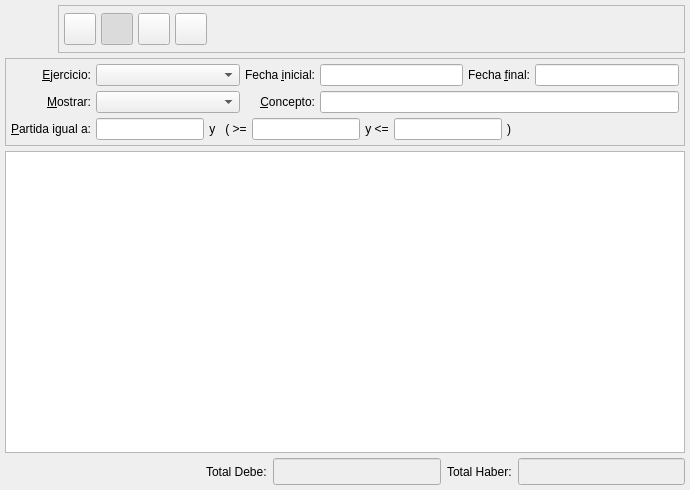
<ui version="4.0" >
 <class>BcAsientoListBase</class>
 <widget class="QWidget" name="BcAsientoListBase" >
  <property name="geometry" >
   <rect>
    <x>0</x>
    <y>0</y>
    <width>690</width>
    <height>490</height>
   </rect>
  </property>
  <property name="windowTitle" >
   <string>Listado de asientos</string>
  </property>
  <property name="windowIcon" >
   <iconset resource="../../bulmages.qrc" >
    <normaloff>:/Images/book-list.png</normaloff>:/Images/book-list.png</iconset>
  </property>
  <layout class="QGridLayout" >
   <property name="margin" >
    <number>5</number>
   </property>
   <property name="spacing" >
    <number>5</number>
   </property>
   <item row="1" column="0" >
    <widget class="QFrame" name="frame" >
     <property name="frameShape" >
      <enum>QFrame::StyledPanel</enum>
     </property>
     <property name="frameShadow" >
      <enum>QFrame::Raised</enum>
     </property>
     <layout class="QGridLayout" >
      <property name="margin" >
       <number>5</number>
      </property>
      <property name="spacing" >
       <number>5</number>
      </property>
      <item row="1" column="0" >
       <widget class="QLabel" name="textLabel1_2" >
        <property name="text" >
         <string>&amp;Mostrar:</string>
        </property>
        <property name="alignment" >
         <set>Qt::AlignRight|Qt::AlignTrailing|Qt::AlignVCenter</set>
        </property>
        <property name="buddy" >
         <cstring>mui_mostrar</cstring>
        </property>
       </widget>
      </item>
      <item row="1" column="1" >
       <widget class="QComboBox" name="mui_mostrar" >
        <property name="sizePolicy" >
         <sizepolicy vsizetype="Fixed" hsizetype="Expanding" >
          <horstretch>0</horstretch>
          <verstretch>0</verstretch>
         </sizepolicy>
        </property>
        <property name="minimumSize" >
         <size>
          <width>100</width>
          <height>0</height>
         </size>
        </property>
        <property name="focusPolicy" >
         <enum>Qt::StrongFocus</enum>
        </property>
       </widget>
      </item>
      <item row="0" column="0" >
       <widget class="QLabel" name="textLabel1" >
        <property name="text" >
         <string>&amp;Ejercicio:</string>
        </property>
        <property name="alignment" >
         <set>Qt::AlignRight|Qt::AlignTrailing|Qt::AlignVCenter</set>
        </property>
        <property name="buddy" >
         <cstring>mui_mostrar</cstring>
        </property>
       </widget>
      </item>
      <item row="0" column="1" >
       <widget class="QComboBox" name="mui_ejercicio" >
        <property name="sizePolicy" >
         <sizepolicy vsizetype="Fixed" hsizetype="Expanding" >
          <horstretch>0</horstretch>
          <verstretch>0</verstretch>
         </sizepolicy>
        </property>
        <property name="minimumSize" >
         <size>
          <width>100</width>
          <height>0</height>
         </size>
        </property>
        <property name="focusPolicy" >
         <enum>Qt::StrongFocus</enum>
        </property>
       </widget>
      </item>
      <item row="1" column="2" >
       <widget class="QLabel" name="TextLabel2" >
        <property name="text" >
         <string>&amp;Concepto:</string>
        </property>
        <property name="alignment" >
         <set>Qt::AlignRight|Qt::AlignTrailing|Qt::AlignVCenter</set>
        </property>
        <property name="buddy" >
         <cstring>mui_nombreasiento</cstring>
        </property>
       </widget>
      </item>
      <item row="0" column="2" >
       <widget class="QLabel" name="label_4" >
        <property name="text" >
         <string>Fecha &amp;inicial:</string>
        </property>
        <property name="alignment" >
         <set>Qt::AlignRight|Qt::AlignTrailing|Qt::AlignVCenter</set>
        </property>
        <property name="buddy" >
         <cstring>mui_fechaInicial</cstring>
        </property>
       </widget>
      </item>
      <item row="1" column="3" colspan="3" >
       <widget class="QLineEdit" name="mui_nombreasiento" />
      </item>
      <item row="0" column="4" >
       <widget class="QLabel" name="label_5" >
        <property name="sizePolicy" >
         <sizepolicy vsizetype="Preferred" hsizetype="Preferred" >
          <horstretch>0</horstretch>
          <verstretch>0</verstretch>
         </sizepolicy>
        </property>
        <property name="text" >
         <string>Fecha &amp;final:</string>
        </property>
        <property name="alignment" >
         <set>Qt::AlignRight|Qt::AlignTrailing|Qt::AlignVCenter</set>
        </property>
        <property name="buddy" >
         <cstring>mui_fechaFinal</cstring>
        </property>
       </widget>
      </item>
      <item row="2" column="0" >
       <widget class="QLabel" name="TextLabel2_2" >
        <property name="text" >
         <string>&amp;Partida igual a:</string>
        </property>
        <property name="alignment" >
         <set>Qt::AlignRight|Qt::AlignTrailing|Qt::AlignVCenter</set>
        </property>
        <property name="buddy" >
         <cstring>mui_saldoasiento</cstring>
        </property>
       </widget>
      </item>
      <item row="0" column="3" >
       <widget class="BlDateSearch" name="mui_fechaInicial" >
        <property name="minimumSize" >
         <size>
          <width>100</width>
          <height>0</height>
         </size>
        </property>
       </widget>
      </item>
      <item row="0" column="5" >
       <widget class="BlDateSearch" name="mui_fechaFinal" >
        <property name="minimumSize" >
         <size>
          <width>100</width>
          <height>0</height>
         </size>
        </property>
       </widget>
      </item>
      <item row="2" column="1" colspan="5" >
       <layout class="QHBoxLayout" >
        <property name="spacing" >
         <number>5</number>
        </property>
        <property name="margin" >
         <number>0</number>
        </property>
        <item>
         <widget class="QLineEdit" name="mui_saldoasiento" >
          <property name="sizePolicy" >
           <sizepolicy vsizetype="Fixed" hsizetype="Preferred" >
            <horstretch>0</horstretch>
            <verstretch>0</verstretch>
           </sizepolicy>
          </property>
          <property name="alignment" >
           <set>Qt::AlignRight</set>
          </property>
         </widget>
        </item>
        <item>
         <widget class="QLabel" name="TextLabel2_2_3" >
          <property name="sizePolicy" >
           <sizepolicy vsizetype="Preferred" hsizetype="Preferred" >
            <horstretch>0</horstretch>
            <verstretch>0</verstretch>
           </sizepolicy>
          </property>
          <property name="text" >
           <string>y   ( >=</string>
          </property>
          <property name="alignment" >
           <set>Qt::AlignCenter</set>
          </property>
          <property name="buddy" >
           <cstring>mui_mayoroigual</cstring>
          </property>
         </widget>
        </item>
        <item>
         <widget class="QLineEdit" name="mui_mayoroigual" >
          <property name="sizePolicy" >
           <sizepolicy vsizetype="Fixed" hsizetype="Preferred" >
            <horstretch>0</horstretch>
            <verstretch>0</verstretch>
           </sizepolicy>
          </property>
          <property name="alignment" >
           <set>Qt::AlignRight</set>
          </property>
         </widget>
        </item>
        <item>
         <widget class="QLabel" name="TextLabel2_2_2" >
          <property name="text" >
           <string>y &lt;=</string>
          </property>
          <property name="alignment" >
           <set>Qt::AlignCenter</set>
          </property>
          <property name="buddy" >
           <cstring>mui_menoroigual</cstring>
          </property>
         </widget>
        </item>
        <item>
         <widget class="QLineEdit" name="mui_menoroigual" >
          <property name="sizePolicy" >
           <sizepolicy vsizetype="Fixed" hsizetype="Preferred" >
            <horstretch>0</horstretch>
            <verstretch>0</verstretch>
           </sizepolicy>
          </property>
          <property name="alignment" >
           <set>Qt::AlignRight</set>
          </property>
         </widget>
        </item>
        <item>
         <widget class="QLabel" name="TextLabel2_2_4" >
          <property name="text" >
           <string>)</string>
          </property>
          <property name="alignment" >
           <set>Qt::AlignLeading|Qt::AlignLeft|Qt::AlignVCenter</set>
          </property>
         </widget>
        </item>
        <item>
         <spacer>
          <property name="orientation" >
           <enum>Qt::Horizontal</enum>
          </property>
          <property name="sizeHint" stdset="0" >
           <size>
            <width>40</width>
            <height>20</height>
           </size>
          </property>
         </spacer>
        </item>
       </layout>
      </item>
     </layout>
    </widget>
   </item>
   <item row="3" column="0" >
    <layout class="QHBoxLayout" >
     <property name="spacing" >
      <number>6</number>
     </property>
     <property name="margin" >
      <number>0</number>
     </property>
     <item>
      <spacer>
       <property name="orientation" >
        <enum>Qt::Horizontal</enum>
       </property>
       <property name="sizeHint" stdset="0" >
        <size>
         <width>201</width>
         <height>20</height>
        </size>
       </property>
      </spacer>
     </item>
     <item>
      <widget class="QLabel" name="label_2" >
       <property name="text" >
        <string>Total Debe:</string>
       </property>
      </widget>
     </item>
     <item>
      <widget class="QLineEdit" name="mui_totalDebe" >
       <property name="palette" >
        <palette>
         <active>
          <colorrole role="Base" >
           <brush brushstyle="SolidPattern" >
            <color alpha="255" >
             <red>238</red>
             <green>238</green>
             <blue>238</blue>
            </color>
           </brush>
          </colorrole>
         </active>
         <inactive>
          <colorrole role="Base" >
           <brush brushstyle="SolidPattern" >
            <color alpha="255" >
             <red>238</red>
             <green>238</green>
             <blue>238</blue>
            </color>
           </brush>
          </colorrole>
         </inactive>
         <disabled>
          <colorrole role="Base" >
           <brush brushstyle="SolidPattern" >
            <color alpha="255" >
             <red>255</red>
             <green>255</green>
             <blue>255</blue>
            </color>
           </brush>
          </colorrole>
         </disabled>
        </palette>
       </property>
       <property name="font" >
        <font>
         <pointsize>12</pointsize>
         <weight>75</weight>
         <bold>true</bold>
        </font>
       </property>
       <property name="alignment" >
        <set>Qt::AlignRight</set>
       </property>
      </widget>
     </item>
     <item>
      <widget class="QLabel" name="label_3" >
       <property name="text" >
        <string>Total Haber:</string>
       </property>
      </widget>
     </item>
     <item>
      <widget class="QLineEdit" name="mui_totalHaber" >
       <property name="palette" >
        <palette>
         <active>
          <colorrole role="Base" >
           <brush brushstyle="SolidPattern" >
            <color alpha="255" >
             <red>238</red>
             <green>238</green>
             <blue>238</blue>
            </color>
           </brush>
          </colorrole>
         </active>
         <inactive>
          <colorrole role="Base" >
           <brush brushstyle="SolidPattern" >
            <color alpha="255" >
             <red>238</red>
             <green>238</green>
             <blue>238</blue>
            </color>
           </brush>
          </colorrole>
         </inactive>
         <disabled>
          <colorrole role="Base" >
           <brush brushstyle="SolidPattern" >
            <color alpha="255" >
             <red>255</red>
             <green>255</green>
             <blue>255</blue>
            </color>
           </brush>
          </colorrole>
         </disabled>
        </palette>
       </property>
       <property name="font" >
        <font>
         <pointsize>12</pointsize>
         <weight>75</weight>
         <bold>true</bold>
        </font>
       </property>
       <property name="alignment" >
        <set>Qt::AlignRight</set>
       </property>
      </widget>
     </item>
    </layout>
   </item>
   <item row="0" column="0" >
    <layout class="QHBoxLayout" >
     <property name="spacing" >
      <number>5</number>
     </property>
     <property name="margin" >
      <number>0</number>
     </property>
     <item>
      <widget class="QLabel" name="label" >
       <property name="minimumSize" >
        <size>
         <width>48</width>
         <height>48</height>
        </size>
       </property>
       <property name="maximumSize" >
        <size>
         <width>48</width>
         <height>48</height>
        </size>
       </property>
       <property name="pixmap" >
        <pixmap resource="../../bulmages.qrc" >:/Images/book-list.png</pixmap>
       </property>
       <property name="scaledContents" >
        <bool>true</bool>
       </property>
      </widget>
     </item>
     <item>
      <widget class="QFrame" name="m_botonera" >
       <property name="sizePolicy" >
        <sizepolicy vsizetype="Fixed" hsizetype="Expanding" >
         <horstretch>0</horstretch>
         <verstretch>0</verstretch>
        </sizepolicy>
       </property>
       <property name="minimumSize" >
        <size>
         <width>0</width>
         <height>48</height>
        </size>
       </property>
       <property name="maximumSize" >
        <size>
         <width>16777215</width>
         <height>48</height>
        </size>
       </property>
       <property name="frameShape" >
        <enum>QFrame::StyledPanel</enum>
       </property>
       <property name="frameShadow" >
        <enum>QFrame::Raised</enum>
       </property>
       <layout class="QHBoxLayout" >
        <property name="spacing" >
         <number>5</number>
        </property>
        <property name="margin" >
         <number>5</number>
        </property>
        <item>
         <widget class="QToolButton" name="mui_imprimir" >
          <property name="enabled" >
           <bool>true</bool>
          </property>
          <property name="minimumSize" >
           <size>
            <width>32</width>
            <height>32</height>
           </size>
          </property>
          <property name="maximumSize" >
           <size>
            <width>32</width>
            <height>32</height>
           </size>
          </property>
          <property name="toolTip" >
           <string>Imprimir</string>
          </property>
          <property name="whatsThis" >
           <string>Imprimir</string>
          </property>
          <property name="text" >
           <string/>
          </property>
          <property name="icon" >
           <iconset resource="../../bulmages.qrc" >
            <normaloff>:/Images/document-print.png</normaloff>:/Images/document-print.png</iconset>
          </property>
          <property name="iconSize" >
           <size>
            <width>32</width>
            <height>32</height>
           </size>
          </property>
         </widget>
        </item>
        <item>
         <widget class="QToolButton" name="mui_filtrar" >
          <property name="minimumSize" >
           <size>
            <width>32</width>
            <height>32</height>
           </size>
          </property>
          <property name="maximumSize" >
           <size>
            <width>32</width>
            <height>32</height>
           </size>
          </property>
          <property name="toolTip" >
           <string>Filtrar</string>
          </property>
          <property name="whatsThis" >
           <string>Filtrar</string>
          </property>
          <property name="text" >
           <string/>
          </property>
          <property name="icon" >
           <iconset resource="../../bulmages.qrc" >
            <normaloff>:/Images/edit-find.png</normaloff>:/Images/edit-find.png</iconset>
          </property>
          <property name="iconSize" >
           <size>
            <width>32</width>
            <height>32</height>
           </size>
          </property>
          <property name="checkable" >
           <bool>true</bool>
          </property>
          <property name="checked" >
           <bool>true</bool>
          </property>
         </widget>
        </item>
        <item>
         <widget class="QToolButton" name="mui_configurar" >
          <property name="minimumSize" >
           <size>
            <width>32</width>
            <height>32</height>
           </size>
          </property>
          <property name="maximumSize" >
           <size>
            <width>32</width>
            <height>32</height>
           </size>
          </property>
          <property name="toolTip" >
           <string>Configurar</string>
          </property>
          <property name="whatsThis" >
           <string>Configurar</string>
          </property>
          <property name="text" >
           <string/>
          </property>
          <property name="icon" >
           <iconset resource="../../bulmages.qrc" >
            <normaloff>:/Images/document-properties.png</normaloff>:/Images/document-properties.png</iconset>
          </property>
          <property name="iconSize" >
           <size>
            <width>32</width>
            <height>32</height>
           </size>
          </property>
          <property name="checkable" >
           <bool>true</bool>
          </property>
          <property name="checked" >
           <bool>false</bool>
          </property>
         </widget>
        </item>
        <item>
         <widget class="QToolButton" name="mui_actualizar" >
          <property name="minimumSize" >
           <size>
            <width>32</width>
            <height>32</height>
           </size>
          </property>
          <property name="maximumSize" >
           <size>
            <width>32</width>
            <height>32</height>
           </size>
          </property>
          <property name="toolTip" >
           <string>Actualizar</string>
          </property>
          <property name="whatsThis" >
           <string>Actualizar</string>
          </property>
          <property name="text" >
           <string/>
          </property>
          <property name="icon" >
           <iconset resource="../../bulmages.qrc" >
            <normaloff>:/Images/view-refresh.png</normaloff>:/Images/view-refresh.png</iconset>
          </property>
          <property name="iconSize" >
           <size>
            <width>32</width>
            <height>32</height>
           </size>
          </property>
          <property name="checkable" >
           <bool>false</bool>
          </property>
          <property name="checked" >
           <bool>false</bool>
          </property>
         </widget>
        </item>
        <item>
         <spacer>
          <property name="orientation" >
           <enum>Qt::Horizontal</enum>
          </property>
          <property name="sizeType" >
           <enum>QSizePolicy::Expanding</enum>
          </property>
          <property name="sizeHint" stdset="0" >
           <size>
            <width>351</width>
            <height>32</height>
           </size>
          </property>
         </spacer>
        </item>
       </layout>
      </widget>
     </item>
    </layout>
   </item>
   <item row="2" column="0" >
    <widget class="BcAsientoListSubForm" name="mui_list" >
     <property name="sizePolicy" >
      <sizepolicy vsizetype="Expanding" hsizetype="Ignored" >
       <horstretch>0</horstretch>
       <verstretch>0</verstretch>
      </sizepolicy>
     </property>
     <property name="sortingEnabled" >
      <bool>false</bool>
     </property>
    </widget>
   </item>
  </layout>
 </widget>
 <customwidgets>
  <customwidget>
   <class>BcAsientoListSubForm</class>
   <extends>QTableWidget</extends>
   <header>bcasientolistsubform.h</header>
  </customwidget>
  <customwidget>
   <class>BlDateSearch</class>
   <extends>QLineEdit</extends>
   <header>bldatesearch.h</header>
  </customwidget>
 </customwidgets>
 <tabstops>
  <tabstop>mui_imprimir</tabstop>
  <tabstop>mui_filtrar</tabstop>
  <tabstop>mui_configurar</tabstop>
  <tabstop>mui_actualizar</tabstop>
  <tabstop>mui_ejercicio</tabstop>
  <tabstop>mui_fechaInicial</tabstop>
  <tabstop>mui_fechaFinal</tabstop>
  <tabstop>mui_nombreasiento</tabstop>
  <tabstop>mui_saldoasiento</tabstop>
  <tabstop>mui_mayoroigual</tabstop>
  <tabstop>mui_menoroigual</tabstop>
  <tabstop>mui_list</tabstop>
  <tabstop>mui_totalDebe</tabstop>
  <tabstop>mui_totalHaber</tabstop>
 </tabstops>
 <resources>
  <include location="../../bulmages.qrc" />
 </resources>
 <connections>
  <connection>
   <sender>mui_filtrar</sender>
   <signal>toggled(bool)</signal>
   <receiver>frame</receiver>
   <slot>setShown(bool)</slot>
   <hints>
    <hint type="sourcelabel" >
     <x>113</x>
     <y>41</y>
    </hint>
    <hint type="destinationlabel" >
     <x>155</x>
     <y>88</y>
    </hint>
   </hints>
  </connection>
 </connections>
</ui>
